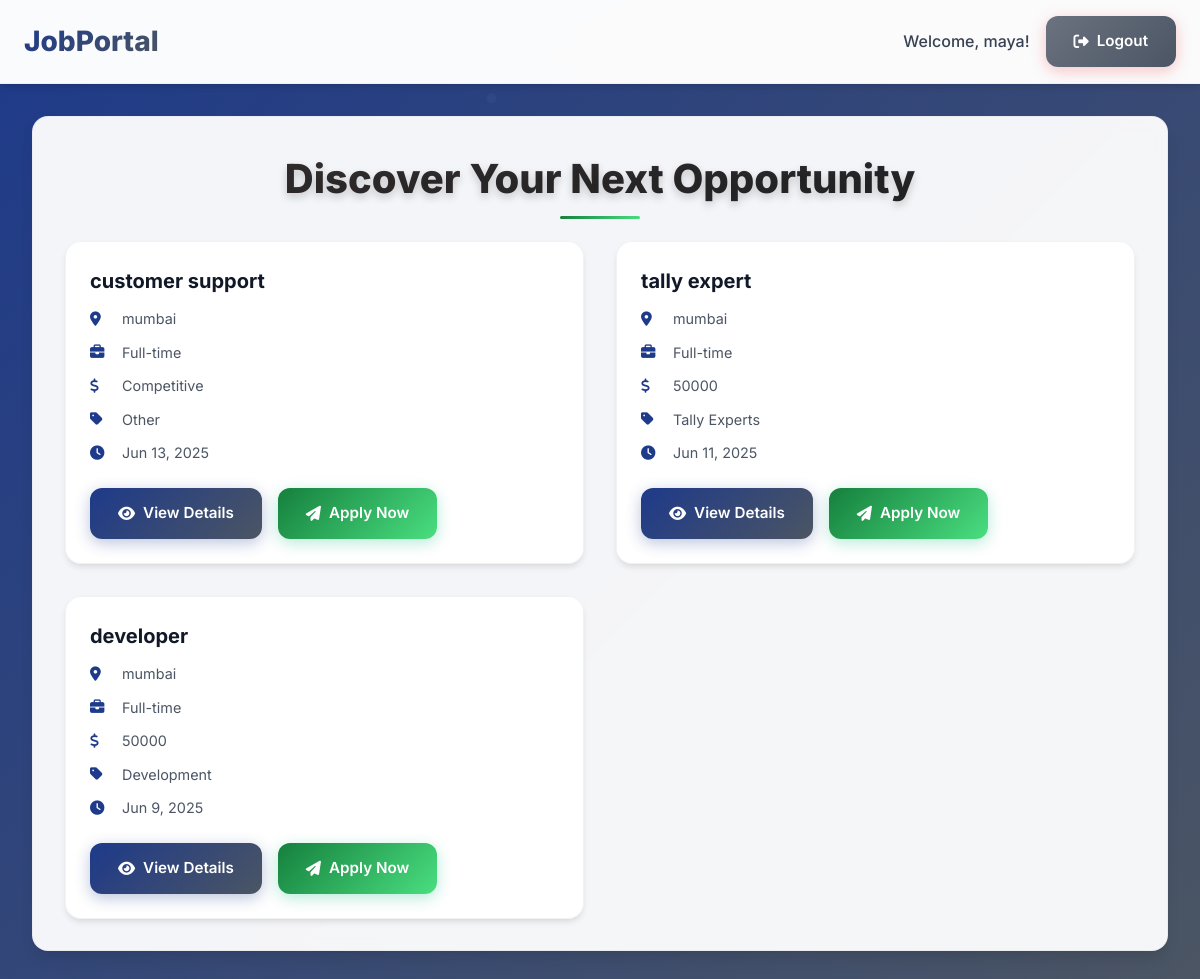
The app's page /job_application/job_seeker_dashboard.php (signed in) with its own data.
### tables this page shows
CREATE TABLE `job_postings` (
  `job_id` int(11) NOT NULL,
  `title` varchar(100) NOT NULL,
  `description` text NOT NULL,
  `requirements` text NOT NULL,
  `location` varchar(100) NOT NULL,
  `job_type` enum('Full-time','Part-time','Contract','Temporary') NOT NULL,
  `shift_schedule` varchar(100) DEFAULT NULL,
  `salary` varchar(50) DEFAULT NULL,
  `benefits` text DEFAULT NULL,
  `is_active` tinyint(1) DEFAULT 1,
  `posted_by` int(11) DEFAULT 1,
  `updated_at` timestamp NOT NULL DEFAULT current_timestamp() ON UPDATE current_timestamp(),
  `job_categories` enum('Marketing','Sales','Education','Development','Tally Experts','Other') DEFAULT NULL,
  `created_at` timestamp NOT NULL DEFAULT current_timestamp()
);

### job_application/job_seeker_dashboard.php (the view, shortened to what this page needs)
<?php
$conn = new mysqli("127.0.0.1", "root", "", "job_portal");
$sql = "SELECT job_id, title, description, requirements, location, job_type, shift_schedule, salary, benefits, job_categories, created_at
        FROM job_postings
        WHERE is_active = 1
        ORDER BY created_at DESC";
$jobs_result = $conn->query($sql);
?>
<!DOCTYPE html>
<html lang="en">
<head>
    <script src="https://cdn.tailwindcss.com"></script>
    <link rel="stylesheet" href="https://cdnjs.cloudflare.com/ajax/libs/font-awesome/6.4.0/css/all.min.css">
</head>
<body>
    <nav class="navbar">
        <div class="max-w-7xl mx-auto px-6 py-4 flex justify-between items-center">
            <div class="nav-brand">JobPortal</div>
            <div class="flex items-center space-x-4">
                <span class="text-gray-700 font-medium">Welcome, <?php echo htmlspecialchars($_SESSION['username']); ?>!</span>
                <a href="logout.php" class="btn btn-danger">
                    <i class="fas fa-sign-out-alt mr-2"></i>Logout
                </a>
            </div>
        </div>
    </nav>
    <div class="main-container">
        <h1 class="main-title">Discover Your Next Opportunity</h1>
        <div class="jobs-grid">
            <?php if ($jobs_result->num_rows > 0): ?>
                <?php while ($job = $jobs_result->fetch_assoc()): ?>
                    <div class="job-card">
                        <h2 class="job-title"><?php echo htmlspecialchars($job['title']); ?></h2>
                        <div class="job-detail">
                            <i class="fas fa-map-marker-alt"></i>
                            <span><?php echo htmlspecialchars($job['location']); ?></span>
                        </div>
                        <div class="job-detail">
                            <i class="fas fa-briefcase"></i>
                            <span><?php echo htmlspecialchars($job['job_type']); ?></span>
                        </div>
                        <div class="job-detail">
                            <i class="fas fa-dollar-sign"></i>
                            <span><?php echo htmlspecialchars($job['salary'] ?: 'Competitive'); ?></span>
                        </div>
                        <div class="job-detail">
                            <i class="fas fa-tag"></i>
                            <span><?php echo htmlspecialchars($job['job_categories']); ?></span>
                        </div>
                        <div class="job-detail">
                            <i class="fas fa-clock"></i>
                            <span><?php echo date('M j, Y', strtotime($job['created_at'])); ?></span>
                        </div>
                        <div class="btn-group">
                            <button onclick="openJobModal(<?php echo $job['job_id']; ?>, '<?php echo addslashes(htmlspecialchars($job['title'])); ?>', '<?php echo addslashes(htmlspecialchars($job['description'])); ?>', '<?php echo addslashes(htmlspecialchars($job['requirements'])); ?>', '<?php echo addslashes(htmlspecialchars($job['location'])); ?>', '<?php echo addslashes(htmlspecialchars($job['job_type'])); ?>', '<?php echo addslashes(htmlspecialchars($job['shift_schedule'])); ?>', '<?php echo addslashes(htmlspecialchars($job['salary'])); ?>', '<?php echo addslashes(htmlspecialchars($job['benefits'])); ?>', '<?php echo addslashes(htmlspecialchars($job['job_categories'])); ?>')"
                                    class="btn btn-primary">
                                <i class="fas fa-eye mr-2"></i>View Details
                            </button>
                            <button onclick="openApplyModal(<?php echo $job['job_id']; ?>, '<?php echo addslashes(htmlspecialchars($job['title'])); ?>')"
                                    class="btn btn-success">
                                <i class="fas fa-paper-plane mr-2"></i>Apply Now
                            </button>
                        </div>
                    </div>
                <?php endwhile; ?>
            <?php endif; ?>
        </div>
    </div>
</body>
</html>

### records on screen
job_postings: title "customer support", location "mumbai", job_type "Full-time", salary "Competitive", job_categories "Other", created_at "Jun 13, 2025"
job_postings: title "tally expert", location "mumbai", job_type "Full-time", salary "50000", job_categories "Tally Experts", created_at "Jun 11, 2025"
job_postings: title "developer", location "mumbai", job_type "Full-time", salary "50000", job_categories "Development", created_at "Jun 9, 2025"

### other values on screen
$_SESSION['username'] "maya"
